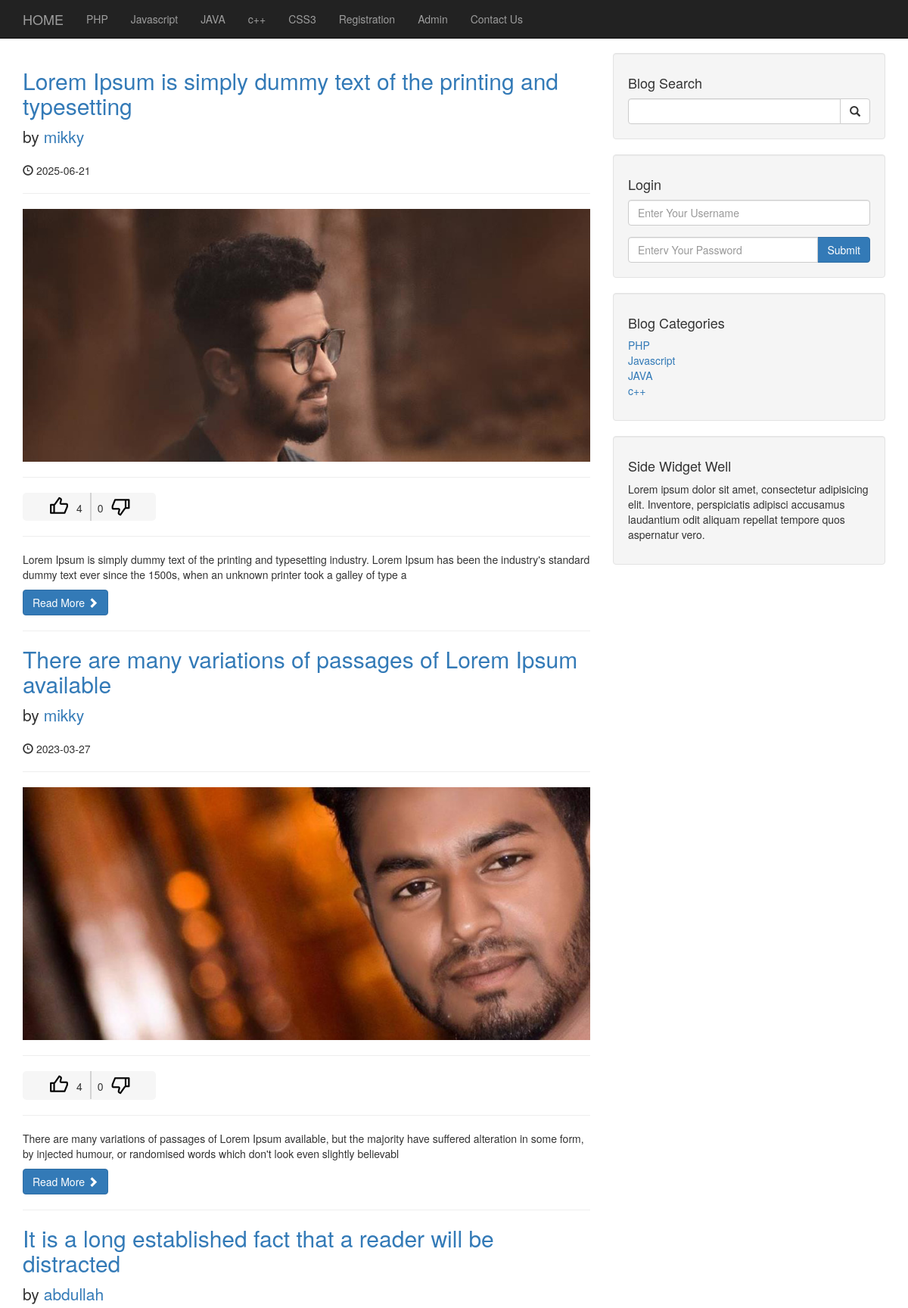
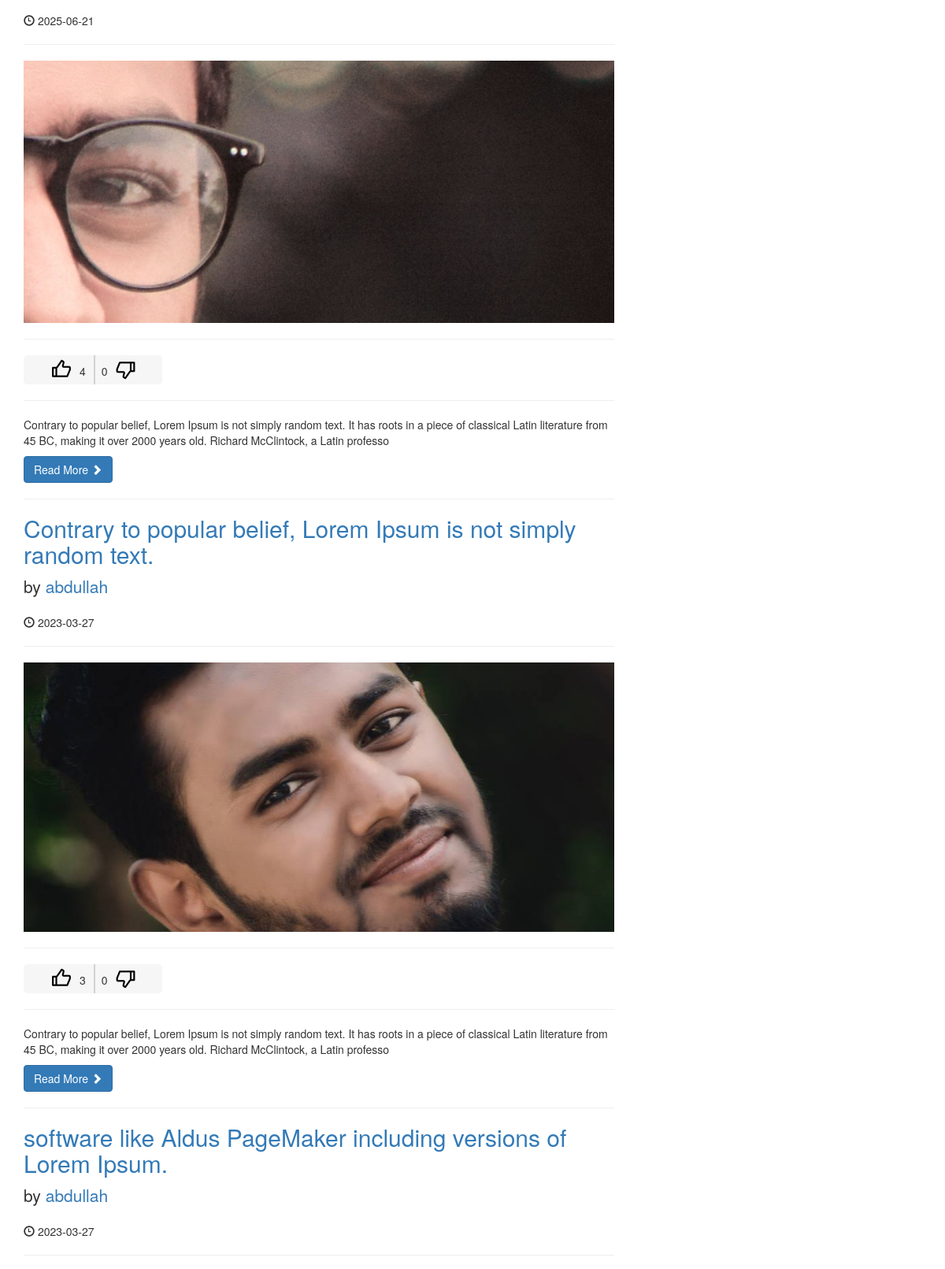
The page / (upper part) on the database its author committed (2 pictures, top to bottom).
### tables this page shows
CREATE TABLE `categories` (
  `cat_id` int(3) NOT NULL,
  `cat_title` varchar(255) NOT NULL
);

CREATE TABLE `posts` (
  `post_id` int(11) NOT NULL,
  `post_category_id` int(11) NOT NULL,
  `post_title` varchar(255) NOT NULL,
  `post_author` varchar(255) NOT NULL,
  `post_user` varchar(255) NOT NULL,
  `post_date` date NOT NULL,
  `post_image` text NOT NULL,
  `post_content` text NOT NULL,
  `post_tags` varchar(255) NOT NULL,
  `like_count` int(11) NOT NULL,
  `dislike_count` int(11) NOT NULL,
  `post_comment_count` int(11) NOT NULL,
  `post_status` varchar(255) NOT NULL DEFAULT 'draft',
  `post_views_count` int(11) NOT NULL
);

### index.php (the view, shortened to what this page needs)
<?php include "includes/header.php"; ?>
<?php include "includes/navigation.php"; ?>
<div class="container">
    <div class="row">
        <div class="col-md-8">
            <?php
            $per_page = 5;
            if (isset($_GET['page'])) {
                $page = $_GET['page'];
            } else {
                $page = "";
            }
            if ($page == "" || $page == 1) {
                $page_1 = 0;
            } else {
                $page_1 =  ($page * $per_page) - $per_page;
            }
            $query = "SELECT * FROM posts WHERE post_status = 'published' ORDER BY post_id DESC LIMIT $page_1, $per_page ";
            $select_all_posts = mysqli_query($connection, $query);
            if (mysqli_num_rows($select_all_posts) < 1) {
                echo "<h1 class='text-center'>NO POSTS AVAILABLE SORRY</h1>";
            } else {
                if (mysqli_num_rows($select_all_posts) > 0) {
                    while ($row = mysqli_fetch_assoc($select_all_posts)) {
                        $post_id      = $row['post_id'];
                        $post_title   = $row['post_title'];
                        $post_author  = $row['post_user'];
                        $post_date    = $row['post_date'];
                        $post_image   = $row['post_image'];
                        $like_count   = $row['like_count'];
                        $dislike_count = $row['dislike_count'];
                        $post_content = substr($row['post_content'], 0, 200);
                        $likeClass = "ri-thumb-up-line";
                        $dislikeClass = "ri-thumb-down-line";
            ?>
                        <h2>
                            <a href="post.php?p_id=<?php echo $post_id; ?>"><?php echo $post_title;  ?></a>
                        </h2>
                        <p class="lead">
                            by <a href="author_posts.php?author=<?php echo $post_author; ?>&post_id=<?php echo $post_id; ?>"><?php echo $post_author;  ?></a>
                        </p>
                        <p><span class="glyphicon glyphicon-time"></span> <?php echo $post_date;  ?></p>
                        <hr>
                        <a href="post.php?p_id=<?php echo $post_id;  ?>">
                            <img class="img-responsive img-fluid" src="images/<?php echo $post_image;  ?>" alt="">
                        </a>
                        <hr>
                        <article id="post<?php echo $post_id; ?>">
                            <div class="likedislike">
                                <span class="firstone">
                                    <i class="<?php echo $likeClass; ?> textone" onclick="setLikeDislike('like','<?php echo $post_id; ?>')" id="like_<?php echo $post_id; ?>"></i> <span id="like" class="likeleft"><?php echo $like_count; ?></span>
                                    <span id="dislike" class="disright"><?php echo $dislike_count; ?></span> <i class="<?php echo $dislikeClass; ?> texttow" onclick="setLikeDislike('dislike','<?php echo $post_id; ?>')" id="dislike_<?php echo $post_id; ?>"></i>
                                </span>
                            </div>
                        </article>
                        <hr>
                        <p><?php echo $post_content;  ?></p>
                        <a class="btn btn-primary" href="post.php?p_id=<?php echo $post_id;  ?>">Read More <span class="glyphicon glyphicon-chevron-right"></span></a>
                        <hr>
            <?php     }
                } else {
                    echo "data not found";
                }
            }  ?>
        </div>
        <?php include "includes/sidebar.php"; ?>
    </div>
    <?php include "includes/footer.php"; ?>

### includes/navigation.php (shortened to what this page needs)
<nav class="navbar navbar-inverse navbar-fixed-top" role="navigation">
  <div class="container">
    <div class="navbar-header">
      <a class="navbar-brand" href="./index.php">HOME</a>
    </div>
    <div class="collapse navbar-collapse" id="bs-example-navbar-collapse-1">
      <ul class="nav navbar-nav">
        <?php
        $query = "SELECT * FROM categories LIMIT 5 ";
        $select_categories = mysqli_query($connection, $query);
        while ($row = mysqli_fetch_assoc($select_categories)) {
          $cat_id = $row['cat_id'];
          $cat_title = $row['cat_title'];
          echo "<li><a href='category.php?category={$cat_id}'>{$cat_title}</a></li>";
        }
        ?>
        <li>
          <a href="./registration.php">Registration</a>
        </li>
        <li>
          <a href="admin">Admin</a>
        </li>
        <li>
          <a href="./contact.php">Contact Us</a>
        </li>
      </ul>
    </div>
  </div>
</nav>

### includes/sidebar.php
<div class="col-md-4">
    <div class="well">
        <h4>Blog Search</h4>
        <form action="search.php" method="post">
            <div class="input-group">
                <input type="text" name="search" class="form-control">
                <span class="input-group-btn">
                    <button class="btn btn-default" type="submit" name="submit">
                        <span class="glyphicon glyphicon-search"></span>
                    </button>
                </span>
            </div>
        </form>
    </div>
    <div class="well">
        <h4>Login</h4>
        <form action="includes/login.php" method="post">
            <div class="form-group">
                <input type="username" name="username" class="form-control" placeholder="Enter Your Username">
            </div>
            <div class="input-group">
                <input type="password" name="password" class="form-control" placeholder="Enterv Your Password">
                <span class="input-group-btn">
                    <button class="btn btn-primary" type="submit" name="login">
                        Submit
                    </button>
                </span>
            </div>
        </form>
    </div>
    <div class="well">
        <h4>Blog Categories</h4>
        <div class="row">
            <div class="col-lg-12">
                <ul class="list-unstyled">
                    <?php
                    $query = "SELECT * FROM categories LIMIT 4 ";
                    $select_all_categories = mysqli_query($connection, $query);
                    while ($row = mysqli_fetch_array($select_all_categories)) {
                        $cat_id    = $row['cat_id'];
                        $cat_title = $row['cat_title'];
                        echo "<li><a href='category.php?category={$cat_id}'>$cat_title</a></li>";
                    }
                    ?>
                </ul>
            </div>
        </div>
    </div>
    <div class="well">
        <h4>Side Widget Well</h4>
        <p>Lorem ipsum dolor sit amet, consectetur adipisicing elit. Inventore, perspiciatis adipisci accusamus laudantium odit aliquam repellat tempore quos aspernatur vero.</p>
    </div>
</div>

### css/blog-home.css (style rules this page uses)
body { padding-top: 70px; }

### index.php (style rules this page uses)
article .likedislike .firstone { background: #f6f6f6; border-radius: 5px; padding-right: 35px; padding-left: 35px; display: flex; width: 17.6rem; }
article .likedislike .firstone i { font-size: 26px; color: #000; }
article .likedislike .firstone span { padding-top: 10px; }
article .likedislike .firstone .likeleft { padding-left: 10px; }
article .likedislike .firstone .disright { padding-right: 10px; }
article .likedislike #dislike { padding-left: 20px; }
article .likedislike #like:after { content: ''; border-left: 2px solid #d3d3d3; height: 37px; margin-left: 10px; position: absolute; margin-top: -10px; }

### rows shown on the page
categories: cat_title "PHP"
categories: cat_title "Javascript"
categories: cat_title "JAVA"
categories: cat_title "c++"
categories: cat_title "CSS3"
posts: post_title "Lorem Ipsum is simply dummy text of the printing and typesetting", post_user "mikky", post_date "2025-06-21", post_image (picture), like_count "4", dislike_count "0", post_content "Lorem Ipsum is simply dummy text of the printing and typesetting industry. Lorem Ipsum has been the industry's standard dummy text ever since the 1500s, when an unknown printer took a galley of type a"
posts: post_title "There are many variations of passages of Lorem Ipsum available", post_user "mikky", post_date "2023-03-27", post_image (picture), like_count "4", dislike_count "0", post_content "There are many variations of passages of Lorem Ipsum available, but the majority have suffered alteration in some form, by injected humour, or randomised words which don't look even slightly believabl"
posts: post_title "It is a long established fact that a reader will be distracted", post_user "abdullah", post_date "2025-06-21", post_image (picture), like_count "4", dislike_count "0", post_content "Contrary to popular belief, Lorem Ipsum is not simply random text. It has roots in a piece of classical Latin literature from 45 BC, making it over 2000 years old. Richard McClintock, a Latin professo"
posts: post_title "Contrary to popular belief, Lorem Ipsum is not simply random text.", post_user "abdullah", post_date "2023-03-27", post_image (picture), like_count "3", dislike_count "0", post_content "Contrary to popular belief, Lorem Ipsum is not simply random text. It has roots in a piece of classical Latin literature from 45 BC, making it over 2000 years old. Richard McClintock, a Latin professo"
posts: post_title "software like Aldus PageMaker including versions of Lorem Ipsum.", post_user "abdullah", post_date "2023-03-27"
